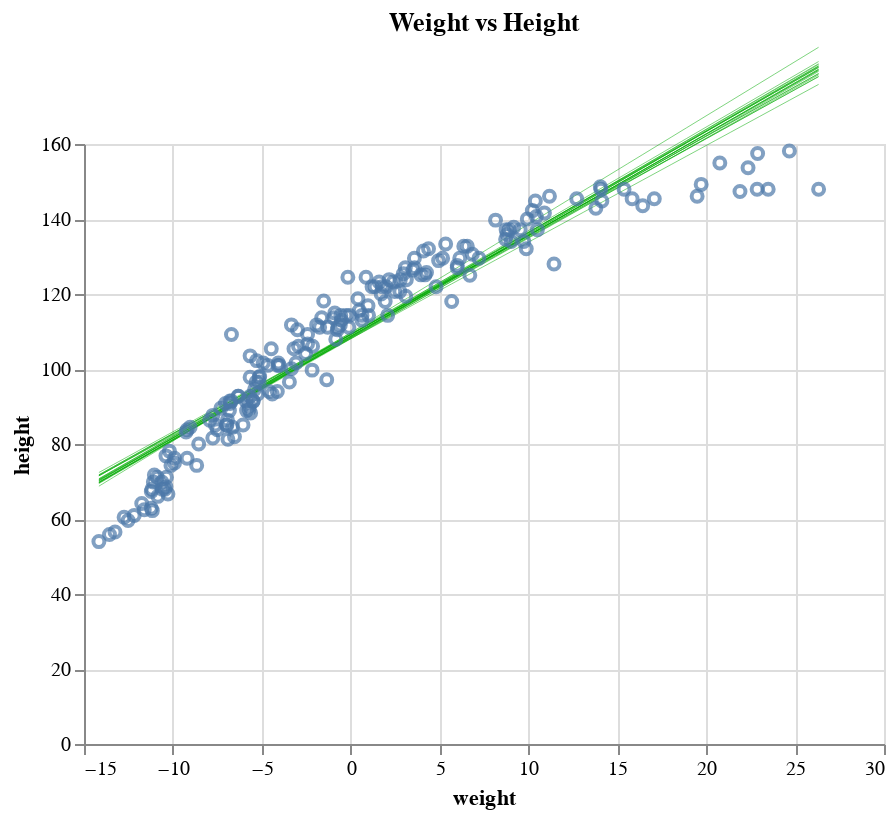

The notebook cell this image was saved under:
### Code cell
weight_grid = np.linspace(weight.min(), weight.max())

lines = []

for i in range(20):
    a = fit["alpha"][0, i]
    b = fit["beta"][0, i]

    line = a + b * weight_grid

    df = pd.DataFrame({"weight": weight_grid, "height": line})

    line = (
        alt.Chart(df)
        .mark_line(color="#00AA00", strokeWidth=0.5, opacity=0.5)
        .encode(
            x="weight",
            y="height",
        )
    )

    lines.append(line)

reduce(lambda a, b: a + b, lines) + data_chart
